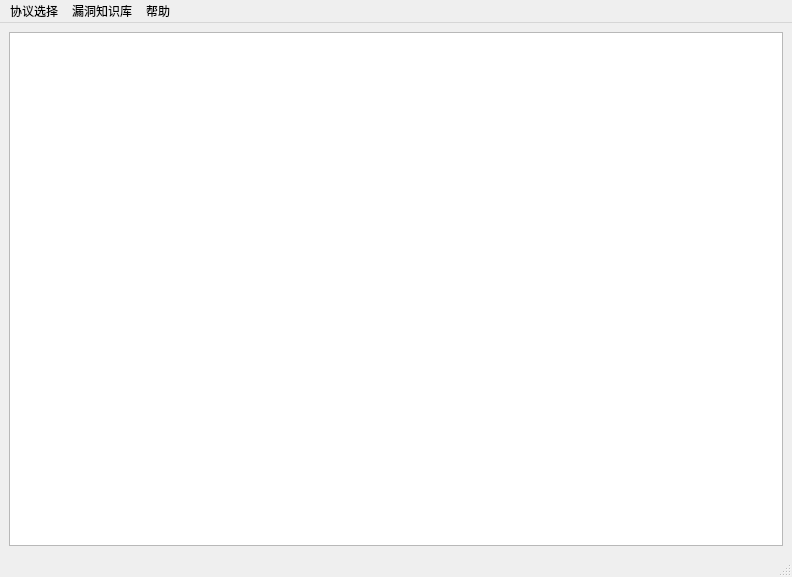
<?xml version="1.0" encoding="UTF-8"?>
<ui version="4.0">
 <class>MainWindow</class>
 <widget class="QMainWindow" name="MainWindow">
  <property name="geometry">
   <rect>
    <x>0</x>
    <y>0</y>
    <width>792</width>
    <height>577</height>
   </rect>
  </property>
  <property name="windowTitle">
   <string>渗透报文生成</string>
  </property>
  <widget class="QWidget" name="centralwidget">
   <layout class="QVBoxLayout" name="verticalLayout">
    <item>
     <widget class="QTableWidget" name="table"/>
    </item>
   </layout>
  </widget>
  <widget class="QStatusBar" name="statusbar"/>
  <widget class="QMenuBar" name="menubar">
   <property name="geometry">
    <rect>
     <x>0</x>
     <y>0</y>
     <width>792</width>
     <height>26</height>
    </rect>
   </property>
   <widget class="QMenu" name="protocol_menu">
    <property name="title">
     <string>协议选择</string>
    </property>
    <addaction name="snmp_action"/>
    <addaction name="ftp_action"/>
    <addaction name="dns_action"/>
    <addaction name="http_action"/>
    <addaction name="other_action"/>
   </widget>
   <widget class="QMenu" name="help_menu">
    <property name="title">
     <string>帮助</string>
    </property>
    <addaction name="about_action"/>
   </widget>
   <widget class="QMenu" name="menu_vul">
    <property name="title">
     <string>漏洞知识库</string>
    </property>
    <widget class="QMenu" name="menuall">
     <property name="title">
      <string>所有漏洞</string>
     </property>
     <addaction name="tplink_action"/>
     <addaction name="dlink_action"/>
     <addaction name="huawei_action"/>
     <addaction name="tplink_action_2"/>
    </widget>
    <addaction name="menuall"/>
    <addaction name="cwe_info"/>
    <addaction name="action_4"/>
    <addaction name="action_3"/>
   </widget>
   <addaction name="protocol_menu"/>
   <addaction name="menu_vul"/>
   <addaction name="help_menu"/>
  </widget>
  <action name="network_menu">
   <property name="text">
    <string>网络层</string>
   </property>
  </action>
  <action name="trans_menu">
   <property name="text">
    <string>传输层</string>
   </property>
  </action>
  <action name="snmp_action">
   <property name="text">
    <string>SNMP</string>
   </property>
  </action>
  <action name="ftp_action">
   <property name="text">
    <string>FTP</string>
   </property>
  </action>
  <action name="http_action">
   <property name="text">
    <string>HTTP</string>
   </property>
  </action>
  <action name="dns_action">
   <property name="text">
    <string>DNS</string>
   </property>
  </action>
  <action name="other_action">
   <property name="text">
    <string>other</string>
   </property>
  </action>
  <action name="all_action">
   <property name="text">
    <string>所有漏洞</string>
   </property>
  </action>
  <action name="tplink_action">
   <property name="text">
    <string>tplink漏洞</string>
   </property>
  </action>
  <action name="dlink_action">
   <property name="text">
    <string>dlink漏洞</string>
   </property>
  </action>
  <action name="huawei_action">
   <property name="text">
    <string>huawei漏洞</string>
   </property>
  </action>
  <action name="tplink_action_2">
   <property name="text">
    <string>tenda漏洞</string>
   </property>
  </action>
  <action name="cwe_info">
   <property name="text">
    <string>CWE信息</string>
   </property>
  </action>
  <action name="action_3">
   <property name="text">
    <string>网络设备关联规则</string>
   </property>
  </action>
  <action name="action_4">
   <property name="text">
    <string>漏洞类别关联规则</string>
   </property>
  </action>
  <action name="OSPFv2_action">
   <property name="text">
    <string>OSPFv2</string>
   </property>
  </action>
  <action name="snmp2_action">
   <property name="text">
    <string>snmp</string>
   </property>
  </action>
  <action name="NDP_action">
   <property name="text">
    <string>NDP</string>
   </property>
  </action>
  <action name="NTP_action">
   <property name="text">
    <string>NTP</string>
   </property>
  </action>
  <action name="logs_action">
   <property name="text">
    <string>logs</string>
   </property>
  </action>
  <action name="BGP_4_action">
   <property name="text">
    <string>BGP-4</string>
   </property>
  </action>
  <action name="RIPv2_action">
   <property name="text">
    <string>RIPv2</string>
   </property>
  </action>
  <action name="about_action">
   <property name="text">
    <string>关于</string>
   </property>
  </action>
  <action name="actiona">
   <property name="text">
    <string>a</string>
   </property>
  </action>
  <action name="actiona_2">
   <property name="text">
    <string>插桩</string>
   </property>
  </action>
  <action name="actionb">
   <property name="text">
    <string>渗透报文生成</string>
   </property>
  </action>
  <action name="action">
   <property name="text">
    <string>插桩</string>
   </property>
  </action>
  <action name="action_2">
   <property name="text">
    <string>渗透报文生成</string>
   </property>
  </action>
  <action name="actiona_3">
   <property name="text">
    <string>a</string>
   </property>
  </action>
 </widget>
 <resources/>
 <connections/>
</ui>
